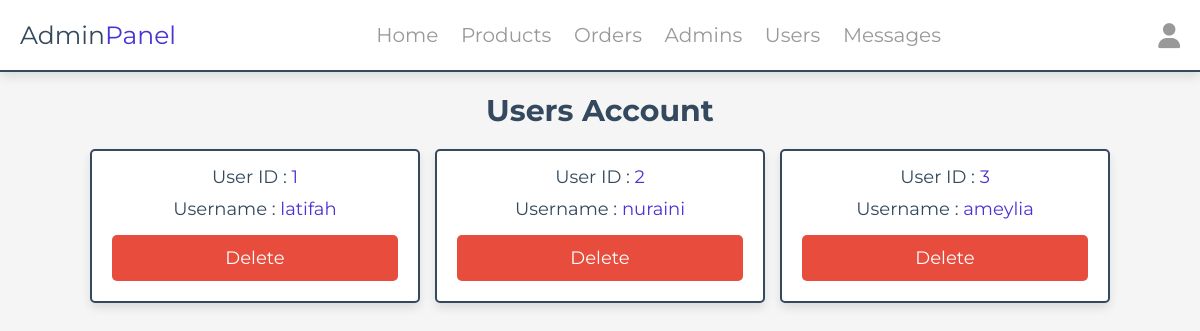
/admin/index.php?include=users-accounts (signed in), run on the app's committed database.
### tables this page shows
CREATE TABLE `users` (
  `id` int(100) NOT NULL,
  `name` varchar(20) NOT NULL,
  `email` varchar(50) NOT NULL,
  `number` varchar(10) NOT NULL,
  `password` varchar(50) NOT NULL,
  `address` varchar(500) NOT NULL
);

### admin/include/users_accounts.php (the view, shortened to what this page needs)
<?php
include '../components/connect.php';
?>
<!DOCTYPE html>
<html lang="en">
<head>
   <link rel="stylesheet" href="https://cdnjs.cloudflare.com/ajax/libs/font-awesome/6.1.1/css/all.min.css">
   <link rel="stylesheet" href="../css/admin_style.css">
</head>
<body>
<?php include '../components/admin_header.php' ?>
<section class="accounts">
   <h1 class="heading">users account</h1>
   <div class="box-container">
   <?php
      $select_account = $conn->prepare("SELECT * FROM `users`");
      $select_account->execute();
      if($select_account->rowCount() > 0){
         while($fetch_accounts = $select_account->fetch(PDO::FETCH_ASSOC)){
   ?>
   <div class="box">
      <p> User ID : <span><?= $fetch_accounts['id']; ?></span> </p>
      <p> Username : <span><?= $fetch_accounts['name']; ?></span> </p>
      <a href="index.php?include=users-accounts&delete=<?= $fetch_accounts['id']; ?>" class="delete-btn" onclick="return confirm('delete this account?');">delete</a>
   </div>
   <?php
      }
   }else{
      echo '<p class="empty">no accounts available</p>';
   }
   ?>
   </div>
</section>
</body>
</html>

### css/admin_style.css (style rules this page uses)
:root { --main-color:#4834d4; --red:#e74c3c; --orange:#f39c12; --black:#34495e; --white:#fff; --light-bg:#f5f5f5; --light-color:#999; --border:.2rem solid var(--black); --box-shadow:0 .5rem 1rem rgba(0,0,0,.1); }
* { font-family: 'Montserrat', sans-serif; margin:0; padding:0; box-sizing: border-box; text-decoration: none; outline: none; border:none; }
html { font-size: 62.5%; overflow-x: hidden; }
body { background-color: var(--light-bg); }
section { max-width: 1200px; margin:0 auto; padding:2rem; }
.btn, .delete-btn, .option-btn { display: block; margin-top: 1rem; border-radius: .5rem; cursor: pointer; width: 100%; font-size: 1.8rem; color:var(--white); padding:1.2rem 3rem; text-transform: capitalize; text-align: center; }
.delete-btn { background-color: var(--red); }
.heading { text-align: center; margin-bottom: 2rem; text-transform: capitalize; color:var(--black); font-size: 3rem; }
.accounts .box-container { display: grid; grid-template-columns: repeat(auto-fit, 33rem); gap:1.5rem; justify-content: center; align-items: flex-start; }
.accounts .box-container .box { background-color: var(--white); border-radius: .5rem; box-shadow: var(--box-shadow); border:var(--border); padding:2rem; padding-top: 1rem; text-align: center; }
.accounts .box-container .box p { padding: .5rem 0; font-size: 1.8rem; color:var(--black); }
.accounts .box-container .box p span { color:var(--main-color); }

### data on the page
users: id "1", name "latifah"
users: id "2", name "nuraini"
users: id "3", name "ameylia"
